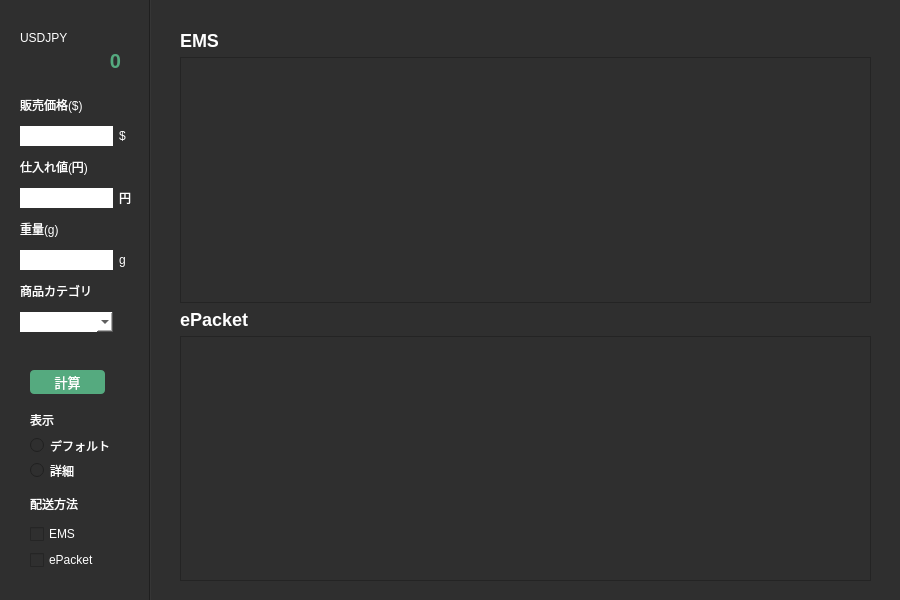
<?xml version="1.0" encoding="UTF-8"?>
<ui version="4.0">
 <class>Form</class>
 <widget class="QWidget" name="Form">
  <property name="geometry">
   <rect>
    <x>0</x>
    <y>0</y>
    <width>900</width>
    <height>600</height>
   </rect>
  </property>
  <property name="minimumSize">
   <size>
    <width>900</width>
    <height>600</height>
   </size>
  </property>
  <property name="windowTitle">
   <string>Form</string>
  </property>
  <property name="styleSheet">
   <string notr="true">background-color: rgb(47, 47, 47);</string>
  </property>
  <widget class="Line" name="line">
   <property name="geometry">
    <rect>
     <x>140</x>
     <y>-40</y>
     <width>20</width>
     <height>167772</height>
    </rect>
   </property>
   <property name="sizePolicy">
    <sizepolicy hsizetype="Fixed" vsizetype="Expanding">
     <horstretch>0</horstretch>
     <verstretch>0</verstretch>
    </sizepolicy>
   </property>
   <property name="minimumSize">
    <size>
     <width>0</width>
     <height>167772</height>
    </size>
   </property>
   <property name="orientation">
    <enum>Qt::Vertical</enum>
   </property>
  </widget>
  <widget class="QWidget" name="widget" native="true">
   <property name="geometry">
    <rect>
     <x>20</x>
     <y>10</y>
     <width>121</width>
     <height>581</height>
    </rect>
   </property>
   <property name="sizePolicy">
    <sizepolicy hsizetype="Fixed" vsizetype="Fixed">
     <horstretch>0</horstretch>
     <verstretch>0</verstretch>
    </sizepolicy>
   </property>
   <widget class="QGroupBox" name="groupBox_3">
    <property name="geometry">
     <rect>
      <x>-10</x>
      <y>-20</y>
      <width>121</width>
      <height>531</height>
     </rect>
    </property>
    <property name="styleSheet">
     <string notr="true">border: none;</string>
    </property>
    <property name="title">
     <string/>
    </property>
    <widget class="QWidget" name="verticalLayoutWidget_6">
     <property name="geometry">
      <rect>
       <x>20</x>
       <y>420</y>
       <width>101</width>
       <height>70</height>
      </rect>
     </property>
     <layout class="QVBoxLayout" name="verticalLayout_6">
      <item>
       <widget class="QLabel" name="label_23">
        <property name="styleSheet">
         <string notr="true">color: rgb(255, 255, 255);</string>
        </property>
        <property name="text">
         <string>表示</string>
        </property>
       </widget>
      </item>
      <item>
       <widget class="QRadioButton" name="radioButton_5">
        <property name="styleSheet">
         <string notr="true">color: rgb(255, 255, 255);</string>
        </property>
        <property name="text">
         <string>デフォルト</string>
        </property>
       </widget>
      </item>
      <item>
       <widget class="QRadioButton" name="radioButton_6">
        <property name="styleSheet">
         <string notr="true">color: rgb(255, 255, 255);</string>
        </property>
        <property name="text">
         <string>詳細</string>
        </property>
       </widget>
      </item>
     </layout>
    </widget>
    <widget class="QWidget" name="gridLayoutWidget_3">
     <property name="geometry">
      <rect>
       <x>10</x>
       <y>100</y>
       <width>111</width>
       <height>251</height>
      </rect>
     </property>
     <layout class="QGridLayout" name="gridLayout_3">
      <item row="5" column="0">
       <widget class="QLineEdit" name="lineEdit_7">
        <property name="sizePolicy">
         <sizepolicy hsizetype="Fixed" vsizetype="Fixed">
          <horstretch>0</horstretch>
          <verstretch>0</verstretch>
         </sizepolicy>
        </property>
        <property name="styleSheet">
         <string notr="true">background-color: rgb(255, 255, 255);
height: 20px;</string>
        </property>
       </widget>
      </item>
      <item row="1" column="1">
       <widget class="QLabel" name="label_25">
        <property name="sizePolicy">
         <sizepolicy hsizetype="Fixed" vsizetype="Fixed">
          <horstretch>0</horstretch>
          <verstretch>0</verstretch>
         </sizepolicy>
        </property>
        <property name="styleSheet">
         <string notr="true">color: rgb(255, 255, 255);</string>
        </property>
        <property name="text">
         <string>$</string>
        </property>
       </widget>
      </item>
      <item row="5" column="1">
       <widget class="QLabel" name="label_26">
        <property name="sizePolicy">
         <sizepolicy hsizetype="Fixed" vsizetype="Fixed">
          <horstretch>0</horstretch>
          <verstretch>0</verstretch>
         </sizepolicy>
        </property>
        <property name="styleSheet">
         <string notr="true">color: rgb(255, 255, 255);</string>
        </property>
        <property name="text">
         <string>g</string>
        </property>
       </widget>
      </item>
      <item row="2" column="0">
       <widget class="QLabel" name="label_27">
        <property name="sizePolicy">
         <sizepolicy hsizetype="Fixed" vsizetype="Fixed">
          <horstretch>0</horstretch>
          <verstretch>0</verstretch>
         </sizepolicy>
        </property>
        <property name="styleSheet">
         <string notr="true">color: rgb(255, 255, 255);</string>
        </property>
        <property name="text">
         <string>仕入れ値(円)</string>
        </property>
       </widget>
      </item>
      <item row="1" column="0">
       <widget class="QLineEdit" name="lineEdit_8">
        <property name="sizePolicy">
         <sizepolicy hsizetype="Fixed" vsizetype="Fixed">
          <horstretch>0</horstretch>
          <verstretch>0</verstretch>
         </sizepolicy>
        </property>
        <property name="cursor">
         <cursorShape>IBeamCursor</cursorShape>
        </property>
        <property name="styleSheet">
         <string notr="true">background-color: rgb(255, 255, 255);
height: 20px;</string>
        </property>
       </widget>
      </item>
      <item row="3" column="0">
       <widget class="QLineEdit" name="lineEdit_9">
        <property name="sizePolicy">
         <sizepolicy hsizetype="Fixed" vsizetype="Fixed">
          <horstretch>0</horstretch>
          <verstretch>0</verstretch>
         </sizepolicy>
        </property>
        <property name="styleSheet">
         <string notr="true">background-color: rgb(255, 255, 255);
height: 20px;</string>
        </property>
       </widget>
      </item>
      <item row="6" column="0">
       <widget class="QLabel" name="label_28">
        <property name="sizePolicy">
         <sizepolicy hsizetype="Fixed" vsizetype="Fixed">
          <horstretch>0</horstretch>
          <verstretch>0</verstretch>
         </sizepolicy>
        </property>
        <property name="styleSheet">
         <string notr="true">color: rgb(255, 255, 255);</string>
        </property>
        <property name="text">
         <string>商品カテゴリ</string>
        </property>
       </widget>
      </item>
      <item row="0" column="0">
       <widget class="QLabel" name="label_29">
        <property name="sizePolicy">
         <sizepolicy hsizetype="Fixed" vsizetype="Fixed">
          <horstretch>0</horstretch>
          <verstretch>0</verstretch>
         </sizepolicy>
        </property>
        <property name="styleSheet">
         <string notr="true">color: rgb(255, 255, 255);</string>
        </property>
        <property name="text">
         <string>販売価格($)</string>
        </property>
       </widget>
      </item>
      <item row="3" column="1">
       <widget class="QLabel" name="label_30">
        <property name="sizePolicy">
         <sizepolicy hsizetype="Fixed" vsizetype="Fixed">
          <horstretch>0</horstretch>
          <verstretch>0</verstretch>
         </sizepolicy>
        </property>
        <property name="styleSheet">
         <string notr="true">color: rgb(255, 255, 255);</string>
        </property>
        <property name="text">
         <string>円</string>
        </property>
       </widget>
      </item>
      <item row="4" column="0">
       <widget class="QLabel" name="label_31">
        <property name="sizePolicy">
         <sizepolicy hsizetype="Fixed" vsizetype="Fixed">
          <horstretch>0</horstretch>
          <verstretch>0</verstretch>
         </sizepolicy>
        </property>
        <property name="styleSheet">
         <string notr="true">color: rgb(255, 255, 255);</string>
        </property>
        <property name="text">
         <string>重量(g)</string>
        </property>
       </widget>
      </item>
      <item row="7" column="0">
       <widget class="QComboBox" name="comboBox_3">
        <property name="sizePolicy">
         <sizepolicy hsizetype="Fixed" vsizetype="Fixed">
          <horstretch>0</horstretch>
          <verstretch>0</verstretch>
         </sizepolicy>
        </property>
        <property name="palette">
         <palette>
          <active>
           <colorrole role="WindowText">
            <brush brushstyle="SolidPattern">
             <color alpha="255">
              <red>0</red>
              <green>0</green>
              <blue>0</blue>
             </color>
            </brush>
           </colorrole>
           <colorrole role="Button">
            <brush brushstyle="SolidPattern">
             <color alpha="255">
              <red>255</red>
              <green>255</green>
              <blue>255</blue>
             </color>
            </brush>
           </colorrole>
           <colorrole role="Text">
            <brush brushstyle="SolidPattern">
             <color alpha="255">
              <red>0</red>
              <green>0</green>
              <blue>0</blue>
             </color>
            </brush>
           </colorrole>
           <colorrole role="ButtonText">
            <brush brushstyle="SolidPattern">
             <color alpha="255">
              <red>0</red>
              <green>0</green>
              <blue>0</blue>
             </color>
            </brush>
           </colorrole>
           <colorrole role="Base">
            <brush brushstyle="SolidPattern">
             <color alpha="255">
              <red>255</red>
              <green>255</green>
              <blue>255</blue>
             </color>
            </brush>
           </colorrole>
           <colorrole role="Window">
            <brush brushstyle="SolidPattern">
             <color alpha="255">
              <red>255</red>
              <green>255</green>
              <blue>255</blue>
             </color>
            </brush>
           </colorrole>
           <colorrole role="PlaceholderText">
            <brush brushstyle="SolidPattern">
             <color alpha="128">
              <red>0</red>
              <green>0</green>
              <blue>0</blue>
             </color>
            </brush>
           </colorrole>
          </active>
          <inactive>
           <colorrole role="WindowText">
            <brush brushstyle="SolidPattern">
             <color alpha="255">
              <red>0</red>
              <green>0</green>
              <blue>0</blue>
             </color>
            </brush>
           </colorrole>
           <colorrole role="Button">
            <brush brushstyle="SolidPattern">
             <color alpha="255">
              <red>255</red>
              <green>255</green>
              <blue>255</blue>
             </color>
            </brush>
           </colorrole>
           <colorrole role="Text">
            <brush brushstyle="SolidPattern">
             <color alpha="255">
              <red>0</red>
              <green>0</green>
              <blue>0</blue>
             </color>
            </brush>
           </colorrole>
           <colorrole role="ButtonText">
            <brush brushstyle="SolidPattern">
             <color alpha="255">
              <red>0</red>
              <green>0</green>
              <blue>0</blue>
             </color>
            </brush>
           </colorrole>
           <colorrole role="Base">
            <brush brushstyle="SolidPattern">
             <color alpha="255">
              <red>255</red>
              <green>255</green>
              <blue>255</blue>
             </color>
            </brush>
           </colorrole>
           <colorrole role="Window">
            <brush brushstyle="SolidPattern">
             <color alpha="255">
              <red>255</red>
              <green>255</green>
              <blue>255</blue>
             </color>
            </brush>
           </colorrole>
           <colorrole role="PlaceholderText">
            <brush brushstyle="SolidPattern">
             <color alpha="128">
              <red>0</red>
              <green>0</green>
              <blue>0</blue>
             </color>
            </brush>
           </colorrole>
          </inactive>
          <disabled>
           <colorrole role="WindowText">
            <brush brushstyle="SolidPattern">
             <color alpha="255">
              <red>0</red>
              <green>0</green>
              <blue>0</blue>
             </color>
            </brush>
           </colorrole>
           <colorrole role="Button">
            <brush brushstyle="SolidPattern">
             <color alpha="255">
              <red>255</red>
              <green>255</green>
              <blue>255</blue>
             </color>
            </brush>
           </colorrole>
           <colorrole role="Text">
            <brush brushstyle="SolidPattern">
             <color alpha="255">
              <red>0</red>
              <green>0</green>
              <blue>0</blue>
             </color>
            </brush>
           </colorrole>
           <colorrole role="ButtonText">
            <brush brushstyle="SolidPattern">
             <color alpha="255">
              <red>0</red>
              <green>0</green>
              <blue>0</blue>
             </color>
            </brush>
           </colorrole>
           <colorrole role="Base">
            <brush brushstyle="SolidPattern">
             <color alpha="255">
              <red>255</red>
              <green>255</green>
              <blue>255</blue>
             </color>
            </brush>
           </colorrole>
           <colorrole role="Window">
            <brush brushstyle="SolidPattern">
             <color alpha="255">
              <red>255</red>
              <green>255</green>
              <blue>255</blue>
             </color>
            </brush>
           </colorrole>
           <colorrole role="PlaceholderText">
            <brush brushstyle="SolidPattern">
             <color alpha="128">
              <red>0</red>
              <green>0</green>
              <blue>0</blue>
             </color>
            </brush>
           </colorrole>
          </disabled>
         </palette>
        </property>
        <property name="cursor">
         <cursorShape>PointingHandCursor</cursorShape>
        </property>
        <property name="styleSheet">
         <string notr="true">color: rgb(0, 0, 0);
background-color: rgb(255, 255, 255);
height: 20px;</string>
        </property>
        <property name="minimumContentsLength">
         <number>0</number>
        </property>
        <item>
         <property name="text">
          <string/>
         </property>
        </item>
        <item>
         <property name="text">
          <string>本と雑誌</string>
         </property>
        </item>
        <item>
         <property name="text">
          <string>&quot;映画&amp;テレビ</string>
         </property>
        </item>
        <item>
         <property name="text">
          <string>音楽</string>
         </property>
        </item>
        <item>
         <property name="text">
          <string>地金</string>
         </property>
        </item>
        <item>
         <property name="text">
          <string>レディースバッグ&amp;ハンドバッグ</string>
         </property>
        </item>
        <item>
         <property name="text">
          <string>ジュエリー&amp;腕時計</string>
         </property>
        </item>
        <item>
         <property name="text">
          <string>腕時計、部品&amp;付属品</string>
         </property>
        </item>
        <item>
         <property name="text">
          <string>ギター&amp;ベース</string>
         </property>
        </item>
        <item>
         <property name="text">
          <string>スポーツシューズ</string>
         </property>
        </item>
        <item>
         <property name="text">
          <string>その他</string>
         </property>
        </item>
       </widget>
      </item>
     </layout>
    </widget>
    <widget class="QLabel" name="label_32">
     <property name="geometry">
      <rect>
       <x>10</x>
       <y>40</y>
       <width>51</width>
       <height>16</height>
      </rect>
     </property>
     <property name="styleSheet">
      <string notr="true">color: rgb(255, 255, 255);</string>
     </property>
     <property name="text">
      <string>USDJPY</string>
     </property>
    </widget>
    <widget class="QLabel" name="label_33">
     <property name="geometry">
      <rect>
       <x>20</x>
       <y>60</y>
       <width>91</width>
       <height>21</height>
      </rect>
     </property>
     <property name="styleSheet">
      <string notr="true">color: rgb(85, 170, 127);
font-weight: bold;
font-size: 20px;</string>
     </property>
     <property name="text">
      <string>0</string>
     </property>
     <property name="alignment">
      <set>Qt::AlignRight|Qt::AlignTrailing|Qt::AlignVCenter</set>
     </property>
    </widget>
    <widget class="QPushButton" name="pushButton">
     <property name="geometry">
      <rect>
       <x>20</x>
       <y>380</y>
       <width>75</width>
       <height>24</height>
      </rect>
     </property>
     <property name="font">
      <font>
       <pointsize>10</pointsize>
      </font>
     </property>
     <property name="cursor">
      <cursorShape>PointingHandCursor</cursorShape>
     </property>
     <property name="styleSheet">
      <string notr="true">background-color: rgb(85, 170, 127);
border-radius: 4px;
color: rgb(255, 255, 255);</string>
     </property>
     <property name="text">
      <string>計算</string>
     </property>
    </widget>
    <widget class="QPushButton" name="pushButton_2">
     <property name="geometry">
      <rect>
       <x>90</x>
       <y>30</y>
       <width>30</width>
       <height>30</height>
      </rect>
     </property>
     <property name="minimumSize">
      <size>
       <width>30</width>
       <height>30</height>
      </size>
     </property>
     <property name="maximumSize">
      <size>
       <width>30</width>
       <height>30</height>
      </size>
     </property>
     <property name="cursor">
      <cursorShape>PointingHandCursor</cursorShape>
     </property>
     <property name="text">
      <string/>
     </property>
    </widget>
   </widget>
   <widget class="QWidget" name="verticalLayoutWidget_7">
    <property name="geometry">
     <rect>
      <x>10</x>
      <y>480</y>
      <width>101</width>
      <height>80</height>
     </rect>
    </property>
    <layout class="QVBoxLayout" name="verticalLayout_7">
     <item>
      <widget class="QLabel" name="label_24">
       <property name="styleSheet">
        <string notr="true">color: rgb(255, 255, 255);</string>
       </property>
       <property name="text">
        <string>配送方法</string>
       </property>
      </widget>
     </item>
     <item>
      <widget class="QCheckBox" name="checkBox_5">
       <property name="styleSheet">
        <string notr="true">color: rgb(255, 255, 255);</string>
       </property>
       <property name="text">
        <string>EMS</string>
       </property>
      </widget>
     </item>
     <item>
      <widget class="QCheckBox" name="checkBox_6">
       <property name="styleSheet">
        <string notr="true">color: rgb(255, 255, 255);</string>
       </property>
       <property name="text">
        <string>ePacket</string>
       </property>
      </widget>
     </item>
    </layout>
   </widget>
  </widget>
  <widget class="QWidget" name="layoutWidget">
   <property name="geometry">
    <rect>
     <x>180</x>
     <y>30</y>
     <width>691</width>
     <height>551</height>
    </rect>
   </property>
   <layout class="QVBoxLayout" name="verticalLayout_8">
    <item>
     <widget class="QLabel" name="label_34">
      <property name="styleSheet">
       <string notr="true">color: rgb(255, 255, 255);
font-weight: bold;
font-size: 18px;</string>
      </property>
      <property name="text">
       <string>EMS</string>
      </property>
     </widget>
    </item>
    <item>
     <widget class="QTableView" name="tableView_2">
      <property name="focusPolicy">
       <enum>Qt::NoFocus</enum>
      </property>
      <property name="contextMenuPolicy">
       <enum>Qt::NoContextMenu</enum>
      </property>
      <property name="toolTip">
       <string>&lt;html&gt;&lt;head/&gt;&lt;body&gt;&lt;p&gt;&lt;br/&gt;&lt;/p&gt;&lt;/body&gt;&lt;/html&gt;</string>
      </property>
      <property name="styleSheet">
       <string notr="true">background-color: rgb(47, 47, 47);
color: rgb(255, 255, 255);
selection-color: qlineargradient(spread:pad, x1:0, y1:0, x2:0, y2:1, stop:0 rgba(0, 0, 0, 255), stop:0.33 rgba(0, 0, 0, 255), stop:0.34 rgba(255, 30, 30, 255), stop:0.66 rgba(255, 0, 0, 255), stop:0.67 rgba(255, 255, 0, 255), stop:1 rgba(255, 255, 0, 255));</string>
      </property>
      <property name="frameShadow">
       <enum>QFrame::Plain</enum>
      </property>
      <property name="autoScroll">
       <bool>true</bool>
      </property>
      <property name="editTriggers">
       <set>QAbstractItemView::NoEditTriggers</set>
      </property>
      <property name="tabKeyNavigation">
       <bool>false</bool>
      </property>
      <property name="showDropIndicator" stdset="0">
       <bool>false</bool>
      </property>
      <property name="dragDropOverwriteMode">
       <bool>false</bool>
      </property>
      <attribute name="horizontalHeaderVisible">
       <bool>true</bool>
      </attribute>
      <attribute name="horizontalHeaderCascadingSectionResizes">
       <bool>false</bool>
      </attribute>
      <attribute name="horizontalHeaderHighlightSections">
       <bool>false</bool>
      </attribute>
      <attribute name="verticalHeaderVisible">
       <bool>true</bool>
      </attribute>
      <attribute name="verticalHeaderHighlightSections">
       <bool>false</bool>
      </attribute>
     </widget>
    </item>
    <item>
     <widget class="QLabel" name="label_35">
      <property name="styleSheet">
       <string notr="true">color: rgb(255, 255, 255);
font-weight: bold;
font-size: 18px;</string>
      </property>
      <property name="text">
       <string>ePacket</string>
      </property>
     </widget>
    </item>
    <item>
     <widget class="QTableView" name="tableView_3">
      <property name="styleSheet">
       <string notr="true">color: rgb(255, 255, 255);
background-color: rgb(47, 47, 47);</string>
      </property>
     </widget>
    </item>
   </layout>
  </widget>
 </widget>
 <resources/>
 <connections/>
</ui>
